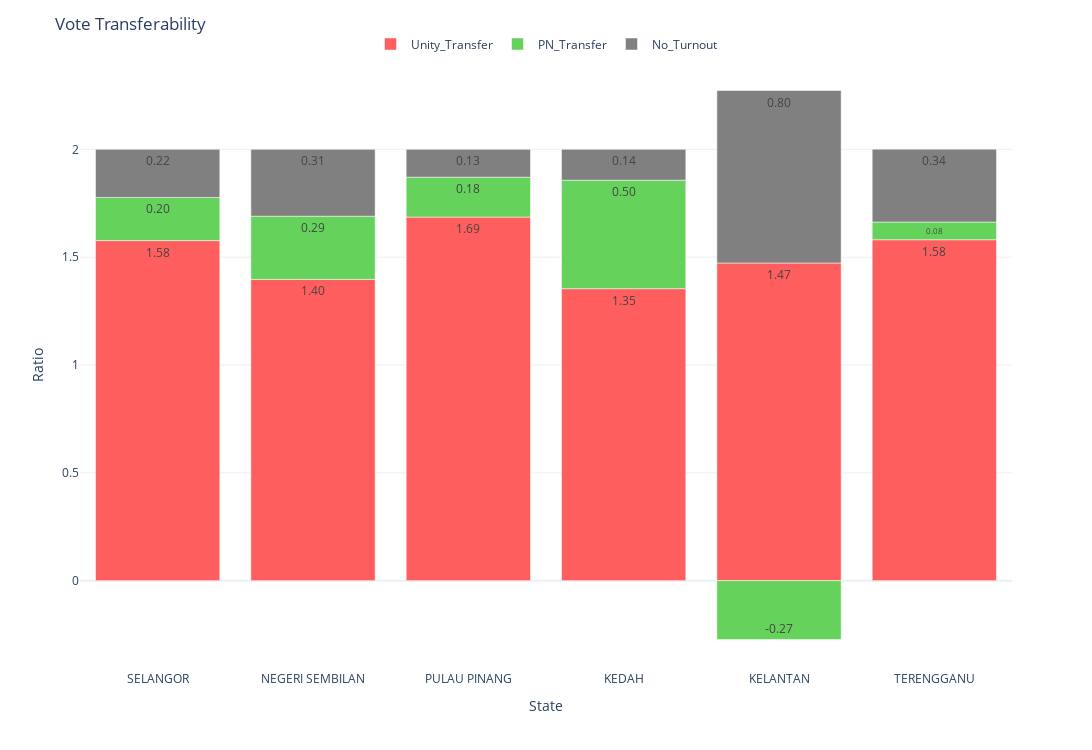

Source (notebook cell):
### Markdown cell above
## By States

### Code cell
state_df = compute_transfer(xdf, groupby='GE15_STATE')

display(state_df.style.format("{:,}", ['GE15_Total', 'PRN_Total']).format("{:.2f}", ['Unity_Transfer', 'PN_Transfer', 'No_Turnout']))
long_df = state_df[['Unity_Transfer', 'PN_Transfer', 'No_Turnout']].reset_index().melt(id_vars='GE15_STATE')
long_df.columns = ['State', 'Transfer', 'Ratio']

color_mapping = {
    'Unity_Transfer': '#FF5E5E',  # Darker pastel red
    'PN_Transfer': '#65D25C',     # Darker pastel green
    'No_Turnout': 'grey'
}
# Create a stacked bar plot using Plotly
fig = px.bar(long_df, x='State', y='Ratio', color='Transfer', barmode='relative', color_discrete_map=color_mapping)
fig.update_traces(texttemplate='%{y:.2f}', textposition='inside',)

custom_order = ['SELANGOR', 'NEGERI SEMBILAN', 'PULAU PINANG', 'KEDAH', 'KELANTAN', 'TERENGGANU']
fig.update_layout(title='Vote Transferability',
    xaxis_title='State',
    yaxis_title='Ratio',
    height=750, width=1450,template='plotly_white', xaxis=dict(categoryorder='array', categoryarray=custom_order),
                      legend=dict(title=None,orientation='h', yanchor='top', y=1.05, xanchor='center', x=0.5)  # Centered legend at the top
                 
                 )
fig.show(config={'displayModeBar': False} )

### Figure 1 — Plotly figure (JSON) as saved in the notebook; plotly's stock layout.template omitted (floating-point values rounded to 4 significant figures)
{"data": [{"alignmentgroup": "True", "hovertemplate": "Transfer=Unity_Transfer<br>State=%{x}<br>Ratio=%{y}<extra></extra>", "legendgroup": "Unity_Transfer", "marker": {"color": "#FF5E5E", "pattern": {"shape": ""}}, "name": "Unity_Transfer", "offsetgroup": "Unity_Transfer", "orientation": "v", "showlegend": true, "textposition": "inside", "texttemplate": "%{y:.2f}", "type": "bar", "x": ["KEDAH", "KELANTAN", "NEGERI SEMBILAN", "PULAU PINANG", "SELANGOR", "TERENGGANU"], "xaxis": "x", "y": [1.354, 1.473, 1.397, 1.686, 1.577, 1.581], "yaxis": "y"}, {"alignmentgroup": "True", "hovertemplate": "Transfer=PN_Transfer<br>State=%{x}<br>Ratio=%{y}<extra></extra>", "legendgroup": "PN_Transfer", "marker": {"color": "#65D25C", "pattern": {"shape": ""}}, "name": "PN_Transfer", "offsetgroup": "PN_Transfer", "orientation": "v", "showlegend": true, "textposition": "inside", "texttemplate": "%{y:.2f}", "type": "bar", "x": ["KEDAH", "KELANTAN", "NEGERI SEMBILAN", "PULAU PINANG", "SELANGOR", "TERENGGANU"], "xaxis": "x", "y": [0.503, -0.273, 0.293, 0.185, 0.2, 0.082], "yaxis": "y"}, {"alignmentgroup": "True", "hovertemplate": "Transfer=No_Turnout<br>State=%{x}<br>Ratio=%{y}<extra></extra>", "legendgroup": "No_Turnout", "marker": {"color": "grey", "pattern": {"shape": ""}}, "name": "No_Turnout", "offsetgroup": "No_Turnout", "orientation": "v", "showlegend": true, "textposition": "inside", "texttemplate": "%{y:.2f}", "type": "bar", "x": ["KEDAH", "KELANTAN", "NEGERI SEMBILAN", "PULAU PINANG", "SELANGOR", "TERENGGANU"], "xaxis": "x", "y": [0.143, 0.8, 0.31, 0.129, 0.223, 0.338], "yaxis": "y"}], "layout": {"barmode": "relative", "height": 750, "legend": {"orientation": "h", "title": {}, "tracegroupgap": 0, "x": 0.5, "xanchor": "center", "y": 1.05, "yanchor": "top"}, "margin": {"t": 60}, "title": {"text": "Vote Transferability"}, "width": 1450, "xaxis": {"anchor": "y", "autorange": true, "categoryarray": ["SELANGOR", "NEGERI SEMBILAN", "PULAU PINANG", "KEDAH", "KELANTAN", "TERENGGANU"], "categoryorder": "array", "domain": [0, 1], "range": [-0.5, 5.5], "title": {"text": "State"}, "type": "category"}, "yaxis": {"anchor": "x", "autorange": true, "domain": [0, 1], "range": [-0.4144, 2.414], "title": {"text": "Ratio"}, "type": "linear"}}}
